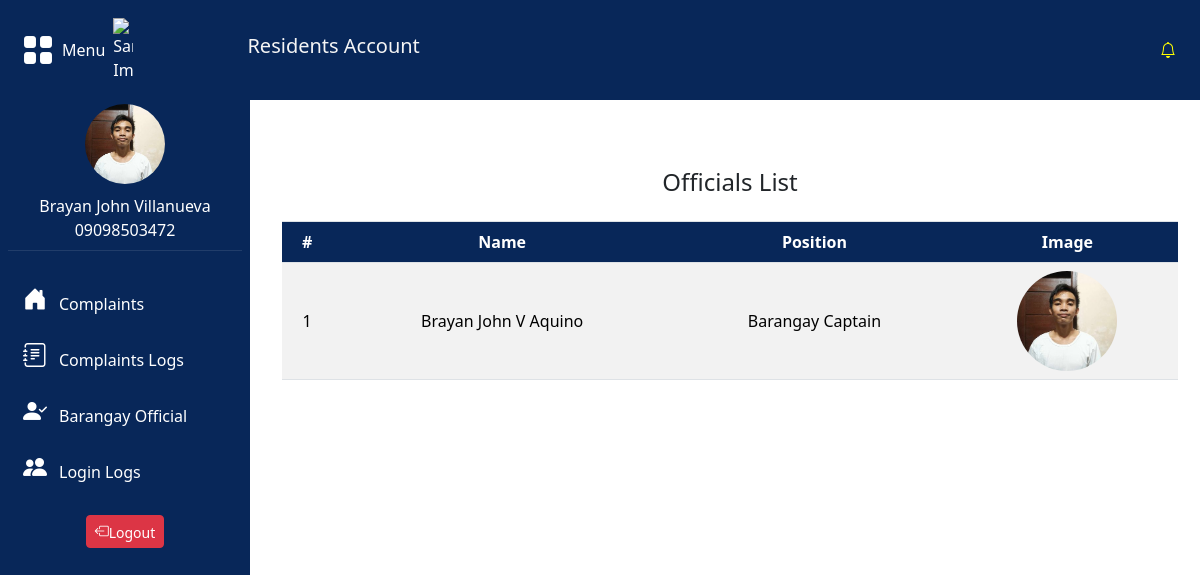
Screenshot of /resident/barangay-official.php (signed in) with the database file from the repository.
### tables this page shows
CREATE TABLE `tbl_brg_official` (
  `official_id` int(11) NOT NULL,
  `name` text NOT NULL,
  `position` varchar(255) NOT NULL,
  `image` varchar(255) NOT NULL,
  `barangays_id` int(11) NOT NULL,
  `is_deleted` tinyint(1) NOT NULL DEFAULT 0
);

### resident/barangay-official.php (the view, shortened to what this page needs)
<?php
include '../connection/dbconn.php';
if (empty($barangay_name) && isset($_SESSION['barangays_id'])) {
    try {
        $stmt = $pdo->prepare("SELECT barangay_name FROM tbl_users_barangay WHERE barangays_id = ?");
        $stmt->execute([$_SESSION['barangays_id']]);
        $barangay_name = $stmt->fetchColumn();
    } catch (PDOException $e) {
        echo "Error fetching barangay name: " . htmlspecialchars($e->getMessage());
        exit();
    }
}
try {
    $stmt = $pdo->prepare("
        SELECT o.*
        FROM tbl_brg_official o
        JOIN tbl_users_barangay b ON o.barangays_id = b.barangays_id
        WHERE b.barangay_name = ? AND o.is_deleted = 0
    ");
    $stmt->execute([$barangay_name]);
    $officials = $stmt->fetchAll(PDO::FETCH_ASSOC);
} catch (PDOException $e) {
    echo "Error fetching officials: " . htmlspecialchars($e->getMessage());
    exit();
}
?>
<!DOCTYPE html>
<html lang="en">
<head>
    <link href="https://cdnjs.cloudflare.com/ajax/libs/bootstrap-icons/1.8.1/font/bootstrap-icons.min.css" rel="stylesheet">
    <link href="https://cdn.jsdelivr.net/npm/bootstrap@5.3.3/dist/css/bootstrap.min.css" rel="stylesheet">
    <link rel="stylesheet" type="text/css" href="../styles/style.css">
</head>
<body>
<?php
include '../includes/resident-nav.php';
include '../includes/resident-bar.php';
?>
<center><div class="content">
    <div class="container mt-5">
        <h4 class="mb-4">Officials List</h4>
        <div class="table">
            <table class="table table-striped table-bordered">
                <thead>
                    <tr>
                        <th>#</th>
                        <th>Name</th>
                        <th>Position</th>
                        <th>Image</th>
                    </tr>
                </thead>
                <tbody>
                    <?php
                    $captains = array_filter($officials, function($official) {
                        return $official['position'] === 'Barangay Captain';
                    });
                    $kagawads = array_filter($officials, function($official) {
                        return strpos($official['position'], 'Kagawad') === 0;
                    });
                    $officialsToShow = array_merge($captains, $kagawads);
                    $rowNumber = 1;
                    foreach ($officialsToShow as $official): ?>
                        <tr>
                            <td><?php echo $rowNumber++; ?></td>
                            <td><?php echo htmlspecialchars($official['name']); ?></td>
                            <td><?php echo htmlspecialchars($official['position']); ?></td>
                            <td>
                                <?php if (!empty($official['image'])): ?>
                                    <img src="<?php echo htmlspecialchars($official['image']); ?>" alt="Official Image" class="official-image">
                                <?php else: ?>
                                    <img src="default-image.jpg" alt="Default Image" class="official-image">
                                <?php endif; ?>
                            </td>
                        </tr>
                    <?php endforeach; ?>
                </tbody>
            </table>
        </div>
    </div>
</div>
</center>
</body>
</html>

### styles/style.css (style rules this page uses)
.content { margin-left: 250px; transition: margin-left 0.3s ease; padding: 20px; width: 80%; }
table, th, td { border: none; }
table { border-collapse: collapse; width: 100%; }

### resident/barangay-official.php (style rules this page uses)
.official-image { width: 100px; height: 100px; object-fit: cover; border-radius: 50%; }
.table thead th { background-color: #082759; color: #ffffff; text-align: center; }
.table tbody td { vertical-align: middle; text-align: center; }
.table img { max-width: 100px; max-height: 100px; }

### rows the page displays
tbl_brg_official: name "Brayan John V Aquino", position "Barangay Captain", image (picture)

### other values shown
$firstName "Brayan John"
$middleName "Villanueva"
$cp_number "09098503472"
